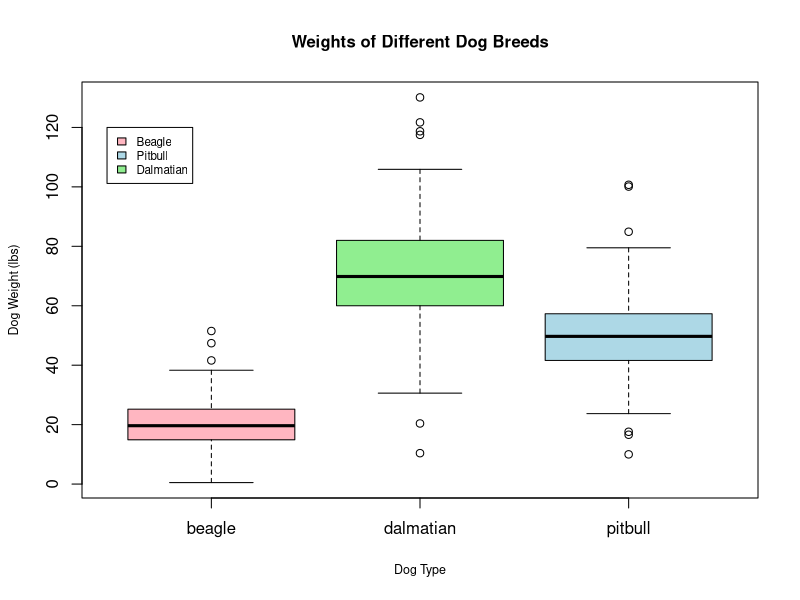
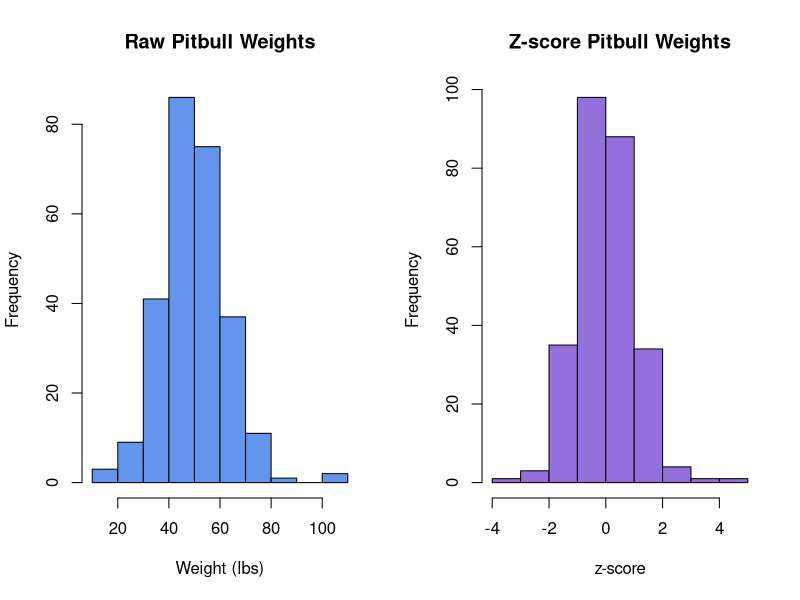

Generate these figures, in order, with R:
## ---- chunk 1
dogData <- read.csv("data/dog_weights.csv")
## ---- chunk 2
boxplot(dog_weight ~ dog_type, data=dogData, 
    xlab="Dog Type", 
    ylab="Dog Weight (lbs)", 
    col=c("lightpink", "lightgreen", "lightblue"),
    main="Weights of Different Dog Breeds",
    cex.lab=0.75,
    cex.main=1)

legend(0.5, 120, c("Beagle", "Pitbull", "Dalmatian"), 
       fill = c("lightpink","lightblue", "lightgreen"),
       cex=0.7)
## ---- chunk 3
library(dplyr)

pitbull <- filter(dogData, dog_type=="pitbull")
z_scores <- scale(pitbull$dog_weight)

par(mfrow=c(1,2))
hist((pitbull$dog_weight), main="Raw Pitbull Weights", xlab= "Weight (lbs)",
  col="cornflowerblue")
hist((z_scores), main="Z-score Pitbull Weights", xlab="z-score",
     col="mediumpurple")
## ---- chunk 4
beagle <- filter(dogData, dog_type=="beagle")

t.test(beagle$dog_weight, mu=21)
## ---- chunk 5
dalmatian <- filter(dogData, dog_type=="dalmatian")

t.test(dalmatian$dog_weight, pitbull$dog_weight)
